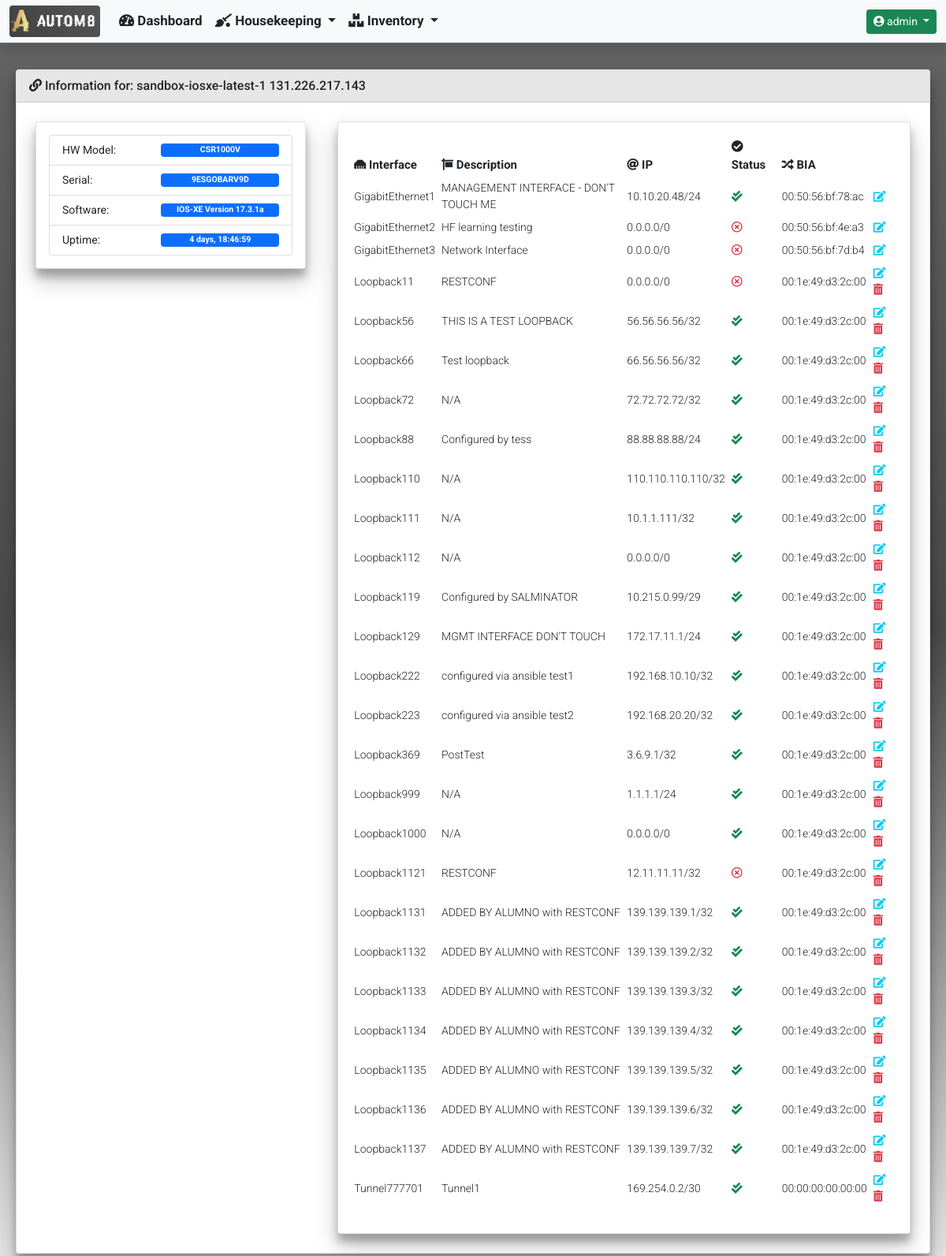
/inventory/device_detailed_information/87/ (signed in), run on an earlier commit of the app's database.
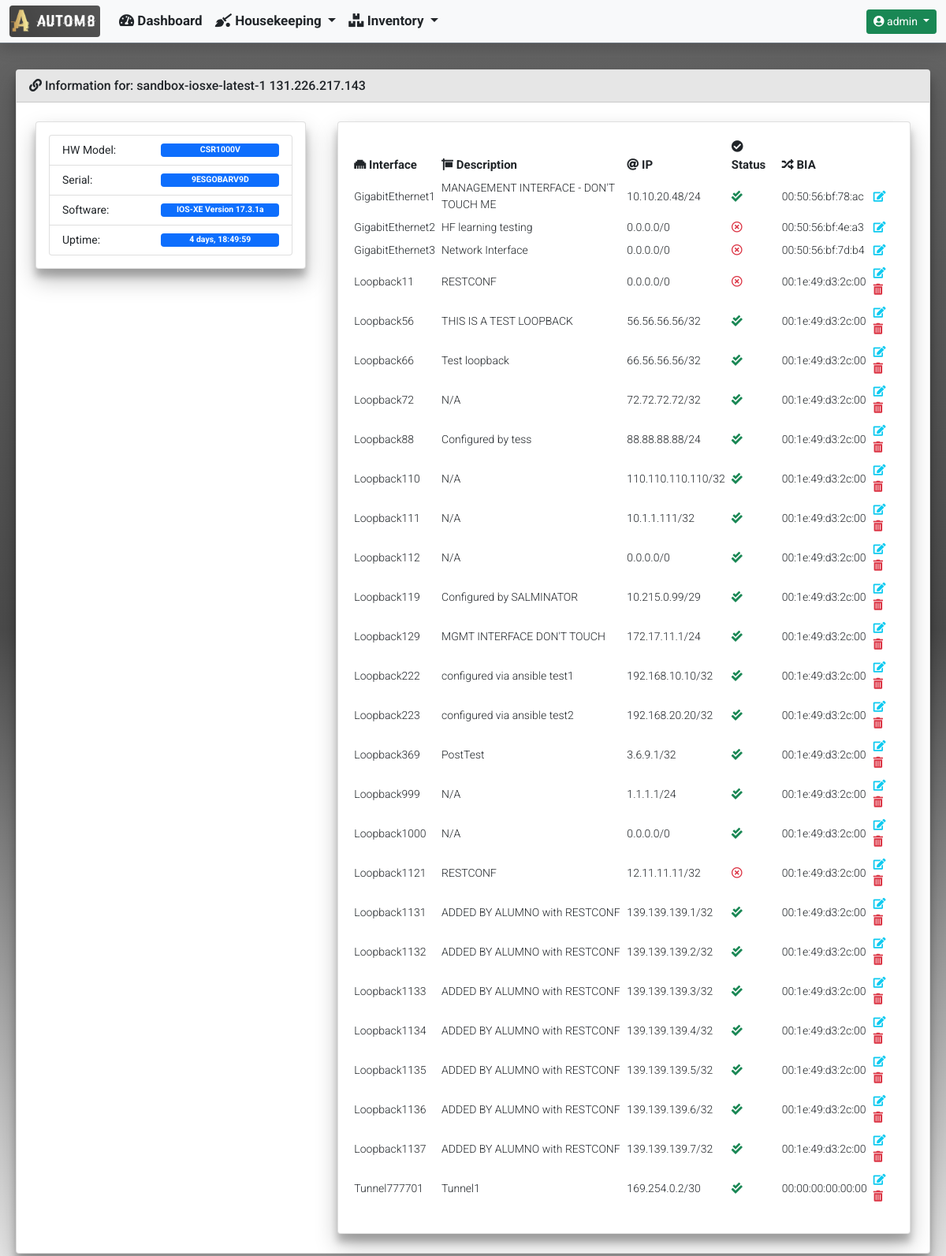
And on a later commit of the database.
### inventory/models.py (models this page shows)
class Device(models.Model):
    hostname = models.CharField(unique=True, max_length=255)
    mgmt_ip = models.GenericIPAddressField(unique=True, max_length=12)
    username = models.CharField(blank=True, null=True, max_length=255)
    password = models.CharField(blank=True, null=True, max_length=255)
    software_version = models.CharField(blank=True, null=True, max_length=255)
    serial_number = models.CharField(blank=True, null=True, max_length=255)
    vendor = models.CharField(max_length=255)
    description = models.CharField(blank=True, null=True, max_length=255)
    hardware_model = models.CharField(blank=True, null=True, max_length=255)
    rest_conf_enabled = models.BooleanField(blank=True, null=True)
    device_uptime = models.CharField(blank=True, null=True, max_length=255)
    last_polled = models.DateTimeField(blank=True, null=True)
    date_added = models.DateTimeField(default=timezone.now())

class DeviceInterfaces(models.Model):
    device_id = models.ForeignKey(Device, null=True, on_delete=models.CASCADE)
    name = models.CharField(blank=True, null=True, max_length=255)
    interface_type = models.CharField(blank=True, null=True, max_length=255)
    description = models.CharField(blank=True, null=True, max_length=255)
    ipv4_address = models.GenericIPAddressField(
        blank=True, null=True, max_length=12)
    ipv4_subnet_mask = models.CharField(blank=True, null=True, max_length=12)
    admin_status = models.CharField(blank=True, null=True, max_length=255)
    oper_status = models.CharField(blank=True, null=True, max_length=255)
    phys_address = models.CharField(blank=True, null=True, max_length=255)

### inventory/views.py (the view)
def device_detailed_information(request, device_id):
    device = Device.objects.get(pk=device_id)
    context = {
        'title': 'Device Detailed Information',
        'card_header': f'Information for: {device.hostname} {device.mgmt_ip}',
        'data': {
            'version': device,
            'interfaces': DeviceInterfaces.objects.filter(device_id=device_id)
        }
    }
    return render(
        request,
        'inventory/device_detailed_information.html',
        context
    )

### templates/inventory/device_detailed_information.html
{% extends "base_template/base.html"%}
{% block content %}
<div class="row">
    <div class="col-md-4">
        <div class="card">
            <div class="card-body">
                <ul class="list-group">
                    <li class="list-group-item d-flex justify-content-between align-items-center">
                        HW Model:
                        <span class="badge bg-primary" style="width: 150px">{{ data.version.hardware_model }}</span>
                    </li>
                    <li class="list-group-item d-flex justify-content-between align-items-center">
                        Serial:
                        <span class="badge bg-primary" style="width: 150px">{{ data.version.serial_number }}</span>
                    </li>
                    <li class="list-group-item d-flex justify-content-between align-items-center">
                        Software:
                        <span class="badge bg-primary" style="width: 150px">{{ data.version.software_version }}</span>
                    </li>
                    <li class="list-group-item d-flex justify-content-between align-items-center">
                        Uptime:
                        <span class="badge bg-primary" style="width: 150px">{{ data.version.device_uptime }}</span>
                    </li>
                </ul>
            </div>
        </div>
    </div>
    <div class="col-md-8">
        <div class="card">
            <div class="card-body">
                <div class="table-responsive rounded">
                    <table id="InterfaceList" class="table table-sm table-hover table-borderless align-middle"
                        style="width:100%">
                        <thead>
                            <tr>
                                <th><i class="fas fa-ethernet"></i> Interface</th>
                                <th><i class="fas fa-sign"></i> Description</th>
                                <th><i class="fas fa-at"></i> IP</th>
                                <th><i class="fas fa-check-circle"></i> Status</th>
                                <th><i class="fas fa-random"></i> BIA</th>
                                <th></th>
                            </tr>
                        </thead>
                        <tbody>
                            {% for interface in data.interfaces %}
                            <tr>
                                <td>{{ interface.name }}</td>
                                {% if interface.description %}
                                <td>{{ interface.description }}</td>
                                {% else %}
                                <td>N/A</td>
                                {% endif %}
                                {% if interface.ipv4_address %}
                                <td>{{ interface.ipv4_address }}/{{ interface.ipv4_subnet_mask }}</td>
                                {% else %}
                                <td>0.0.0.0/0</td>
                                {% endif %}
                                {% if 'up' in interface.admin_status and 'up' in interface.oper_status %}
                                <td><i class="fas fa-check-double text-success blink"></i></td>
                                {% else %}
                                <td><i class="far fa-times-circle text-danger blink"></i></td>
                                {% endif %}
                                {% if interface.phys_address %}
                                <td>{{ interface.phys_address }} </td>
                                {% else %}
                                <td>N/A</td>
                                {% endif %}
                                <td>
                                    <a class="text-decoration-none"
                                        href="{% url 'inventory:device_interface_edit' interface.name %}"
                                        data-bs-toggle="tooltip" title="Edit">
                                        <i class="fas fa-edit text-info"></i>
                                    </a>
                                    {% if interface.interface_type != 'iana-if-type:ethernetCsmacd' %}
                                    <a class="text-decoration-none"
                                        href="{% url 'inventory:device_interface_delete' interface.name %}"
                                        data-bs-toggle="tooltip" title="Delete">
                                        <i class="fas fa-trash-alt text-danger"></i>
                                    </a>
                                    {% endif %}
                                </td>
                                {% endfor %}
                            </tr>
                        </tbody>
                    </table>
                </div>
            </div>
        </div>
    </div>
</div>
{% endblock %}

What changed in the data, as far as the page shows it:
changed Device "CSR1000V": version.device_uptime "4 days, 18:46:59" → "4 days, 18:49:59"
